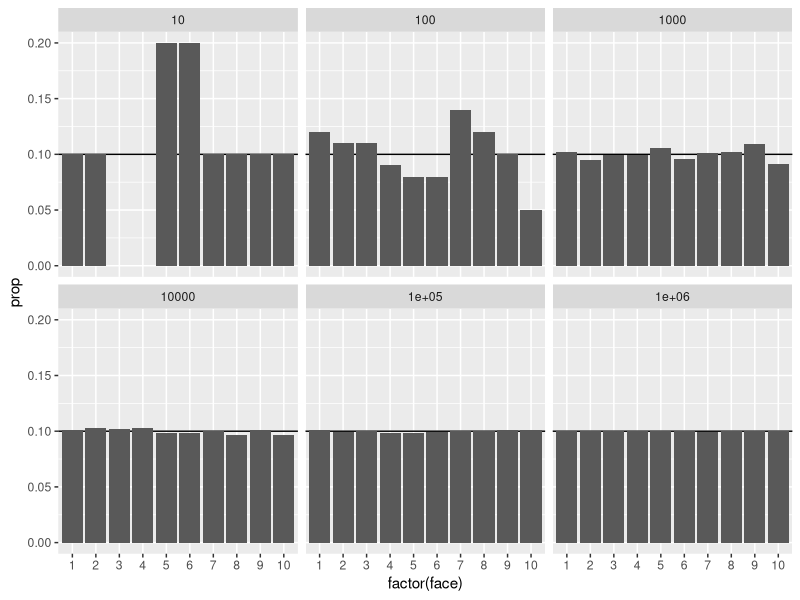

R code for this plot:
## ---- chunk 1
knitr::opts_chunk$set(echo = TRUE)
library(ggplot2)
## ---- chunk 2
num_rolls <- c(1e1, 1e2, 1e3, 1e4, 1e5, 1e6)
num_faces <- 10

## loop not efficient, but easy to explain

sim_data <- NULL
set.seed(11)
for (tmp_rolls in num_rolls){
    sim_faces <- sample(x = num_faces, size = tmp_rolls, replace = TRUE)
    sim_prop <- table(sim_faces) / tmp_rolls
    tmp_data <- data.frame(face = 1:10, prop = 0, num_rolls = tmp_rolls)
    ## careful inserting data if none occurred
    tmp_data$prop[tmp_data$face %in% names(sim_prop)] <- sim_prop
    sim_data <- rbind(sim_data, tmp_data)
}

## faceted plot, like Figure 5.1, p. 85

p0 <- ggplot(data = sim_data, aes(x = factor(face), y = prop))
p0 + geom_hline(yintercept = 0.1) + geom_bar(stat = "identity") + facet_wrap(~ num_rolls, nrow = 2) 

## ---- chunk 3
## our code here
## ---- chunk 4
## all four draws are green
(20/50)*(19/49)*(18/48)*(17/47)

## GGGR
(20/50)*(19/49)*(18/48)*(30/47)
## GGRG
(20/50)*(19/49)*(30/48)*(18/47)

y <- 0:4
prob_y <- dhyper(x = y, m = 20, n = 30, k = 4)
## ---- chunk 5
## our code here
## ---- chunk 6
dpois(x = 2, lambda = 2)
## ---- chunk 7
set.seed(22)
n <- 1e6
x <- rbinom(n = n, size = 10, prob = 0.2)
## mean of 2, 10*(.2)*(.8) = 1.6
y <- rpois(n = n, lambda = 2)

## estimate quantities
mean(x + y)
mean(x) + mean(y)
mean(x - y)
mean(x) - mean(y)

var(x + y) 
var(x) + var(y)
var(x - y) 
var(x) + var(y)
